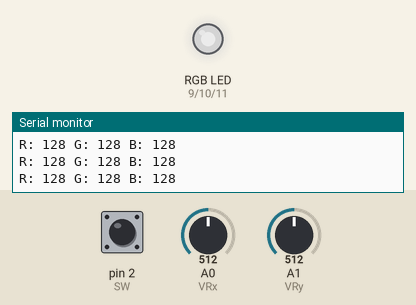
Simulated run of this sketch. Board: Arduino Uno, built with avr-gcc and run on an emulated ATmega328P. Parts: an RGB LED mixed from three pins (HIGH = lit), the last lines printed to the serial monitor. The inputs (shaded band) are chosen by the test bench; at power-on: A1 (VRy) = 512, pin 2 (SW) HIGH, A0 (VRx) = 512. Dim RGB values are drawn brighter than linear.

Above: at 1.2 s.
1.3 s: A1 (VRy) set to 590
2.8 s: A1 (VRy) set to 618
At 5.7 s:
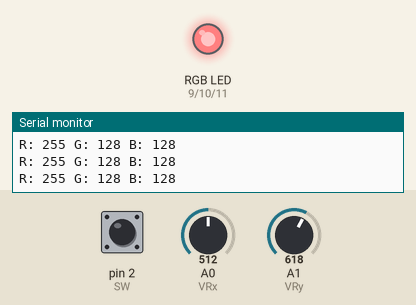
5.8 s: pin 2 (SW) pulled LOW for 0.15 s
At 8.7 s:
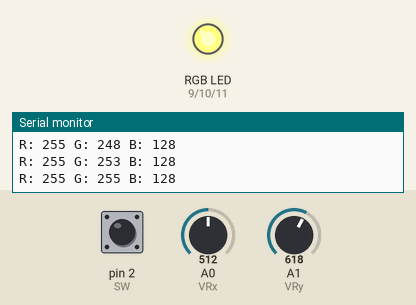
8.8 s: A1 (VRy) set to 410
11.8 s: A1 (VRy) set to 385
At 13.15 s:
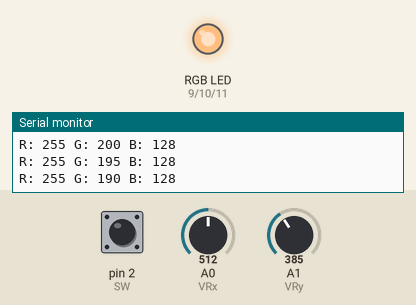
14.8 s: pin 2 (SW) pulled LOW for 0.15 s
At 18.6 s:
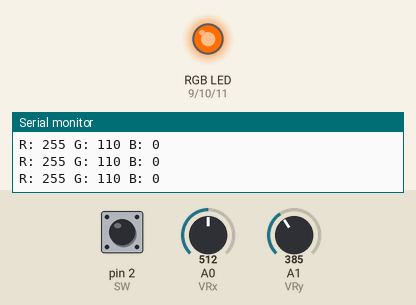
Timing chart, 0 to 18.9 s (numbered marks = the images above; inputs shaded):
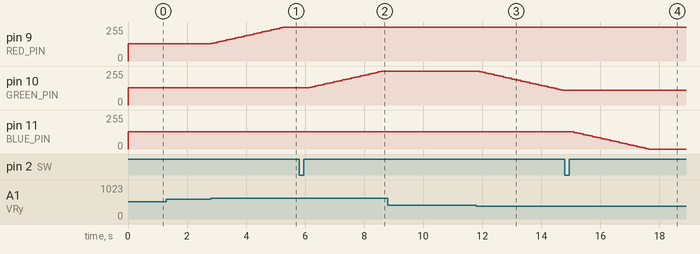

Measured:
- the behaviour switches between 600 and 601 on A1 (VRy) (found by bisection; images 0 and 1)
- the behaviour switches between 400 and 399 on A1 (VRy) (found by bisection; images 2 and 3)
- after the input at 2.8 s, pin 9 (RED_PIN): moves from 128/255 to 255/255 over 2.5 s, starting at once
- after the input at 5.8 s, pin 10 (GREEN_PIN): moves from 128/255 to 255/255 over 2.5 s, starting after 0.35 s
- after the input at 11.8 s, pin 10 (GREEN_PIN): moves from 255/255 to 110/255 over 2.8 s, starting after 0.10 s
- after the input at 14.8 s, pin 10 (GREEN_PIN): stays 110/255 (without the input it goes to 105/255 after 0.02 s); pin 11 (BLUE_PIN): moves from 128/255 to 0/255 over 2.5 s, starting after 0.32 s

The sketch:

rjb_joystick.ino
```cpp
// Joystick pins
#define VRx A0
#define VRy A1
#define SW  2

// RGB pins
#define RED_PIN    9
#define GREEN_PIN 10
#define BLUE_PIN  11

int red = 128, green = 128, blue = 128;
int mode = 0; // 0 = red, 1 = green, 2 = blue

void setup() {
  pinMode(SW, INPUT_PULLUP); // Joystick button
  pinMode(RED_PIN, OUTPUT);
  pinMode(GREEN_PIN, OUTPUT);
  pinMode(BLUE_PIN, OUTPUT);

  Serial.begin(9600);
  analogWrite(RED_PIN, red);
  analogWrite(GREEN_PIN, green);
  analogWrite(BLUE_PIN, blue);
}

void loop() {
  int x = analogRead(VRx);
  int y = analogRead(VRy);

  // Read switch press
  if (digitalRead(SW) == LOW) {
    mode = (mode + 1) % 3; // cycle mode
    delay(300); // debounce
  }

  // Adjust selected color
  int delta = 0;
  if (y > 600) delta = 5;
  if (y < 400) delta = -5;

  switch (mode) {
    case 0:
      red = constrain(red + delta, 0, 255);
      break;
    case 1:
      green = constrain(green + delta, 0, 255);
      break;
    case 2:
      blue = constrain(blue + delta, 0, 255);
      break;
  }

  // Output colors
  analogWrite(RED_PIN, red);
  analogWrite(GREEN_PIN, green);
  analogWrite(BLUE_PIN, blue);

  // Debug info
  Serial.print("R: "); Serial.print(red);
  Serial.print(" G: "); Serial.print(green);
  Serial.print(" B: "); Serial.println(blue);

  delay(100);
}
```
